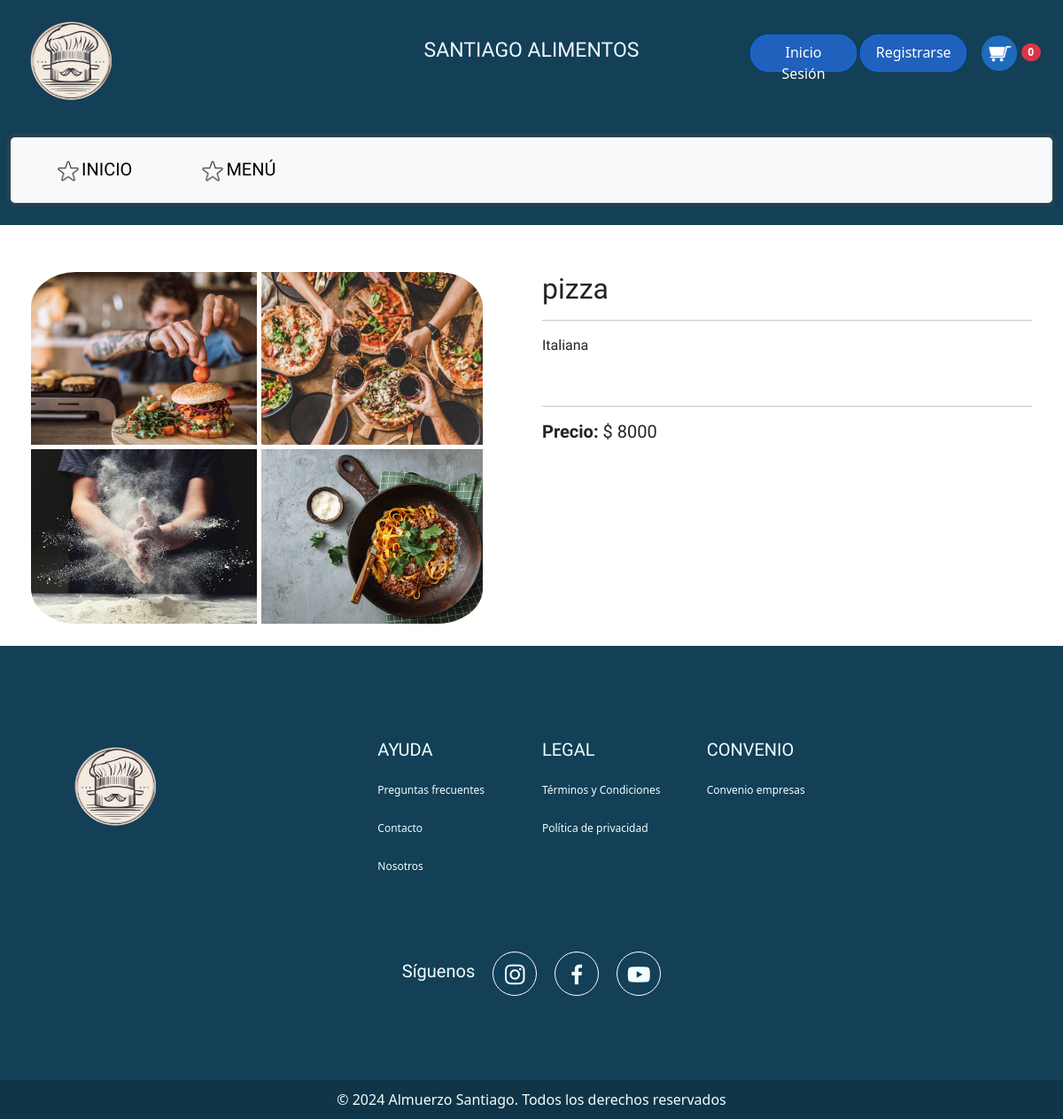
Before: /plato/3/ with the older database file.
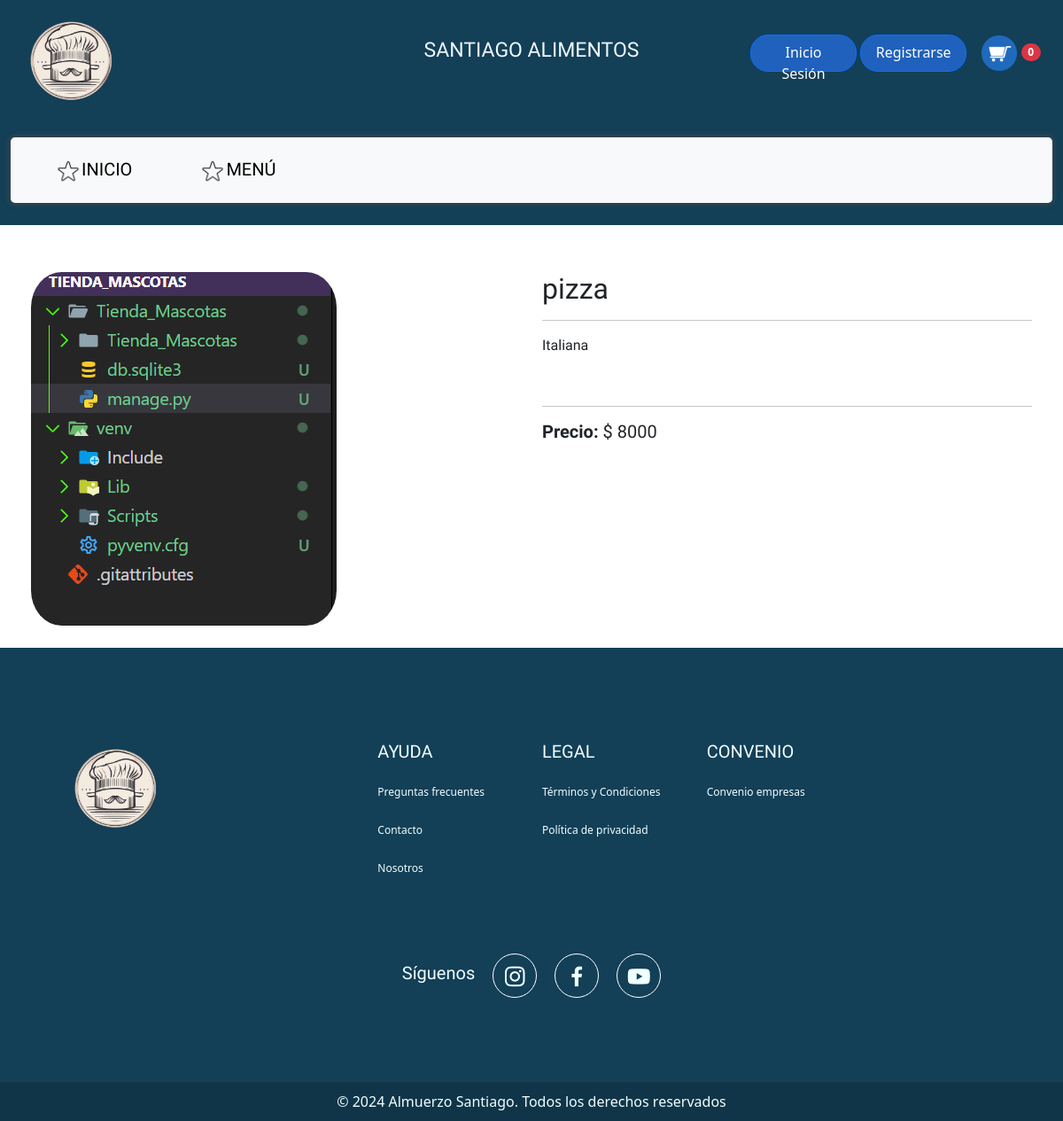
After: the same page with the newer database file.
### Alimentos_Santiago/models.py (models this page shows, shortened)
class PlatoProveedor(models.Model):
    id = models.AutoField(primary_key=True)
    proveedor = models.ForeignKey(Proveedor, on_delete=models.CASCADE)
    nombre_plato = models.CharField('Nombre del plato', max_length=100, blank=False, null=False)
    descripcion = models.TextField()
    precio = models.IntegerField('Precio')
    stock = models.IntegerField()
    disponibilidad = models.BooleanField('Disponibilidad', default=True, blank=False, null=False) #mi no entender
    imagen = models.ImageField('Imagen del plato', upload_to='Alimentos_Santiago/media/platos/', blank=True, null=True)
    class Meta:
        verbose_name = 'Plato Proveedor'
        verbose_name_plural = 'Platos Proveedores'
        ordering = ['proveedor', 'nombre_plato']

### Alimentos_Santiago/views.py (the view)
# urls.py: path('plato/<int:id>/', views.detalle_plato, name='detalle_plato'), # Se define la URL para la vista de detalle de producto.
def detalle_plato(request, id):
    perfil = request.session.get('perfil')
    plato = get_object_or_404(PlatoProveedor, id=id)
    context = {
        'perfil': perfil,
        'plato': plato,
    }
    return render(request, 'public/detalle_plato.html', context)

### Alimentos_Santiago/context_processor.py (called while the page is built)
def total_carrito(request):
    total = 0
    if request.user.is_authenticated:
        if "carrito" in request.session and request.session["carrito"]:
            for key, value in request.session["carrito"].items():
                total += float(value["acumulado"])
    return {"total_carrito": total}

### Alimentos_Santiago/templates/public/detalle_plato.html (shortened to what this page needs)
{% extends 'base.html' %}
{% load static %}
{% block content %}
    <div class="container-fluid" id="barra_principal">
        <div class="row">
          <div class="container col-4 col-sm-4 col-md-4 col-lg-4 col-xl-4">
            <a href="{% url 'inicio'%}"><img  class="logo" src="{% static 'img/Logo.png' %}" alt="..." ></a>
          </div>
          <div class="ver-menu col-4 col-sm-4 col-md-4 col-lg-4 col-xl-4">
            <p class="ver-menu">SANTIAGO ALIMENTOS</p>
          </div>
            <div class="usuario  col-4 col-sm-4 col-md-4 col-lg-4 col-xl-4">
              <div class="dropdown">
                {% if perfil != 'admin' and perfil != 'cliente' %}
                  <a class="btn btn-primary" href="{% url 'iniciosesion' %}">Inicio Sesión</a>
                  <a class="btn btn-primary" href="{% url 'registro' %}">Registrarse</a>
                {% else %}
                  <a name="" id="" class="btn btn-primary" href="#" role="button">{{ request.user.username }}</a>
                  <a class="btn btn-primary" href="{% url 'logout' %}">Cerrar sesión</a>
                {% endif %}
                <a href="#">
                  <button id="carrito1" type="button" class="btn" onclick="abrirCarrito()">
                    <img src="{% static 'img/carrito.png'%}" width="40px">
                    <span id="cantidadCarrito" class="badge bg-danger rounded-pill">0</span>
                  </button>
                </a>
              </div>
            </div>
          <div class="col-12 col-sm-12 col-md-12 col-lg-12 col-xl-12">
            <nav id="navbar" class="navbar navbar-expand-lg bg-body-tertiary ">
              <div class="container-fluid">
                <div class="collapse navbar-collapse" id="navbarNavDropdown">
                  <ul class="navbar-nav">
                    <li class="nav-item item_arriba">
                      <a class="nav-link active" aria-current="page" href="{% url 'inicio' %}"><img src="{% static 'img/icono2.png'%}" width="30px">INICIO</a>
                    </li>
                    <li class="nav-item item_arriba">
                      <a class="nav-link active" aria-current="page" href="{% url 'menu' %}"><img src="{% static 'img/icono2.png'%}" width="30px">MENÚ</a>
                    </li>
                  </ul>
                </div>
              </div>
            </nav>
          </div>
        </div>
      </div>
    <div class="container">
        <div class="row mt-5">
            <div class="col-md-6">
                <img src="{{ plato.imagen.url }}" class="img-fluid" alt="{{ plato.nombre_plato }}">
            </div>
            <div class="col-md-6">
                <h2>{{ plato.nombre_plato }}</h2>
                <hr>
                <p>{{ plato.descripcion }}</p>
                <br>
                <hr>
                <h5><strong>Precio:</strong> $ {{ plato.precio }} </h5>
            </div>
        </div>
    </div>
{% endblock %}

### Alimentos_Santiago/templates/base.html (shortened to what this page needs)
{% load static %}
<!DOCTYPE html>
<html lang="es">
<head>
    <link href='https://unpkg.com/boxicons@2.1.4/css/boxicons.min.css' rel='stylesheet'>
    <link href="https://cdn.jsdelivr.net/npm/bootstrap@5.3.3/dist/css/bootstrap.min.css" rel="stylesheet">
    <link rel="stylesheet" href="{% static '/css/estilo.css' %}">
</head>
<body>
    <main>
      {% block content %}{% endblock %}
    </main>
    <footer>
      <div class="footer">
        <div class=" container">
          <div class="row">
            <div class="col-12 col-sm-12 col-md-12 col-lg-4 col-xl-4">
              <img src="{% static 'img/Logo.png'%}" width="150px" alt="">
            </div>
            <div class="col-6 col-sm-6 col-md-6 col-lg-2 col-xl-2">
              <h5>AYUDA</h5>
              <a href="{% url 'preguntasFrecuentes'%}">Preguntas frecuentes</a>
              <a href="#">Contacto</a>
              <a href="{% url 'nosotros'%}">Nosotros</a>
            </div>
            <div class="col-6 col-sm-6 col-md-6 col-lg-2 col-xl-2">
              <h5>LEGAL</h5>
              <a href="">Términos y Condiciones</a>
              <a href="">Política de privacidad</a>
            </div>
            <div class="col-6 col-sm-6 col-md-6 col-lg-2 col-xl-2">
              <h5>CONVENIO</h5>
              <a href="">Convenio empresas </a>
            </div>
        </div>
        <div class="co-12 col-sm-12 col-md-12 col-lg-12 col-xl-12 ">
          <div class="social-media">
            <h5>Síguenos</h5>
            <a target="blank" href="#" class="social-media-icon">
              <i class='bx bxl-instagram' ></i>
            </a>
            <a target="blank" href="#" class="social-media-icon">
              <i class='bx bxl-facebook'></i>
            </a>
            <a target="blank" href="#" class="social-media-icon">
              <i class='bx bxl-youtube'></i>
            </a>
          </div>
        </div>
      </div>
      </div>
        <div class="c-reservados">
          &copy; 2024 Almuerzo Santiago. Todos los derechos reservados
        </div>
    </footer>
</body>
</html>

### Alimentos_Santiago/static/css/estilo.css (style rules this page uses)
.container { padding: 5px; font-family: "Oswald"; }
.logo { width: 150px; margin-top: -10px; }
.navbar { border-radius: 5px; box-shadow: 0px 0px 5px 3px rgba(75, 75, 75, 0.5); margin-top: 5px; }
.usuario { display: flex; justify-content: end; margin-top: 33px; }
#barra_principal { background-color: #133F57; padding-bottom: 25px; }
.ver-menu p { display: flex; justify-content: center; margin-top: 40px; font-size: 23px; color: aliceblue; font-family: "Oswald"; }
.nav-item { padding: 5px 30px 5px 30px; font-family: "Oswald"; font-size: 20px; }
.btn-primary { background-color: #1f61bc; color: white; border-radius: 20px; width: 120px; height: 42px; padding-top: 7px; }
.footer { background-color: #133F57; color: azure; padding: 80px 50px 80px 50px; margin-top: 20px; }
.footer img { margin-bottom: 50px; }
.footer a { color: azure; display: block; text-decoration: none; font-family: 'Segoe UI', Tahoma, Geneva, Verdana, sans-serif; font-size: 12px; padding: 15px 0 0 0; margin-bottom: 10px; margin-top: 10px; }
.footer h5 { font-family: Oswald; margin-top: 20px; }
.social-media { display: flex; justify-content: center; margin-top: 50px; }
.social-media-icon { display: inline-block; margin-left: 20px; width: 50px; height: 50px; border:1px solid #fff; border-radius: 50%; text-align: center; color: white; }
.social-media-icon i { font-size: 30px; line-height: 20px; }
.c-reservados { padding: 10px; text-align: center; background-color: #103548; color: azure; }
span { color: red; }
.img-fluid { border-radius: 10%; }

Changed rows visible on the page:
changed PlatoProveedor "pizza": imagen: a different picture
